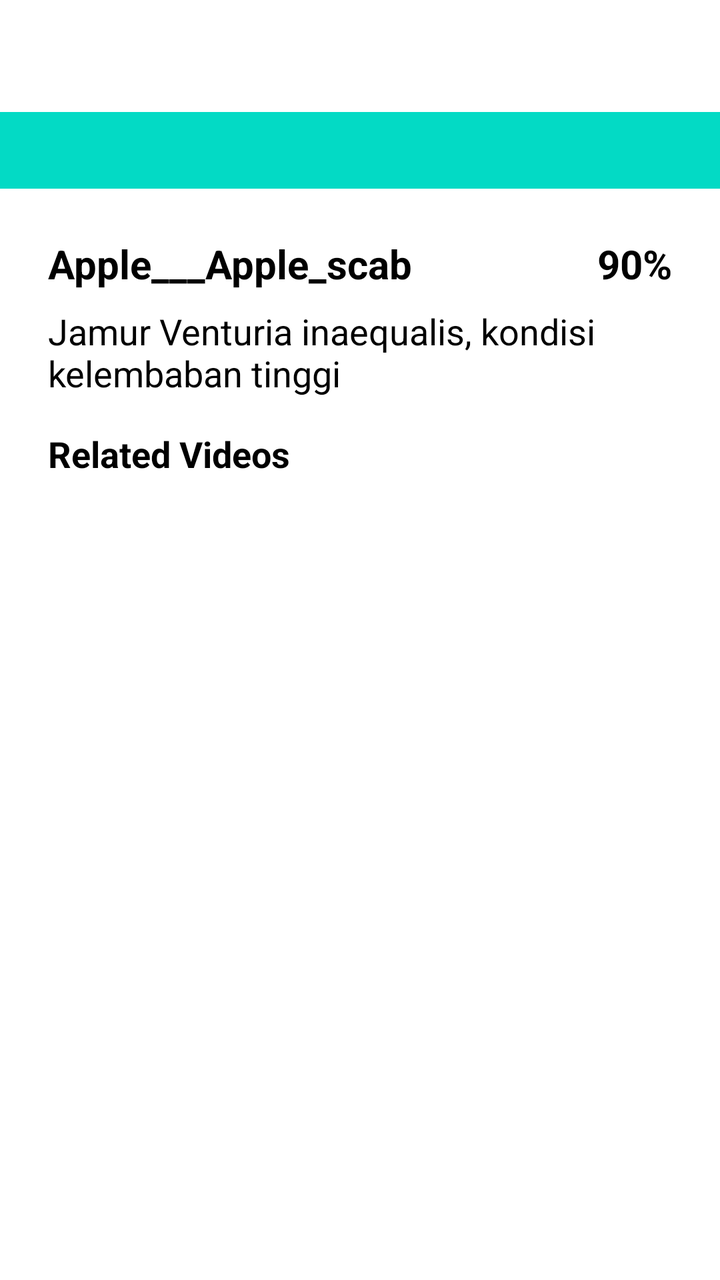
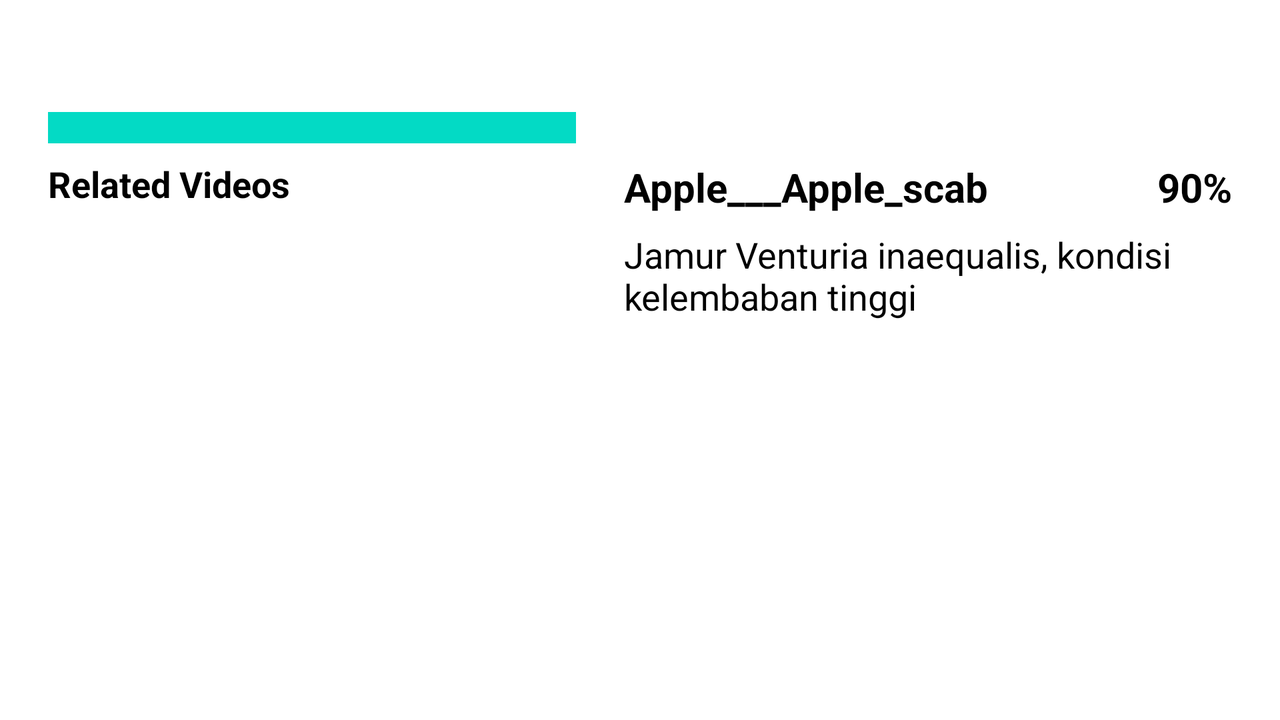

First picture: res/layout/ on a phone held upright. Second picture: the repository's own variant of that layout, on a device whose configuration matches the variant's folder. Source for both follows.
<!-- AndroidManifest.xml: application theme Theme.Capstone -->
<!-- res/layout/activity_result.xml -->
<?xml version="1.0" encoding="utf-8"?>
<androidx.core.widget.NestedScrollView xmlns:android="http://schemas.android.com/apk/res/android"
    xmlns:app="http://schemas.android.com/apk/res-auto"
    xmlns:tools="http://schemas.android.com/tools"
    android:id="@+id/main"
    android:layout_width="match_parent"
    android:layout_height="match_parent"
    android:paddingTop="?attr/actionBarSize"
    tools:context=".ui.result.ResultActivity">

    <androidx.constraintlayout.widget.ConstraintLayout
        android:layout_width="match_parent"
        android:layout_height="match_parent">

        <ImageView
            android:id="@+id/imgResult"
            android:layout_width="0dp"
            android:layout_height="0dp"
            android:src="@color/teal_200"
            app:layout_constraintBottom_toTopOf="@+id/guidelineHorizontal"
            app:layout_constraintEnd_toEndOf="parent"
            app:layout_constraintStart_toStartOf="parent"
            app:layout_constraintTop_toTopOf="parent" />

        <TextView
            android:id="@+id/nameResult"
            android:layout_width="0dp"
            android:layout_height="wrap_content"
            android:layout_marginStart="24dp"
            android:layout_marginTop="24dp"
            android:layout_marginEnd="6dp"
            android:textColor="?attr/colorOnSecondary"
            android:textSize="20sp"
            android:textStyle="bold"
            app:layout_constraintEnd_toStartOf="@+id/predictResult"
            app:layout_constraintStart_toStartOf="parent"
            app:layout_constraintTop_toBottomOf="@+id/imgResult"
            tools:text="@string/dummy_name_result" />

        <TextView
            android:id="@+id/predictResult"
            android:layout_width="wrap_content"
            android:layout_height="wrap_content"
            android:textStyle="bold"
            android:textColor="?attr/colorOnSecondary"
            android:textSize="20sp"
            android:layout_marginEnd="24dp"
            app:layout_constraintEnd_toEndOf="parent"
            app:layout_constraintTop_toTopOf="@+id/nameResult"
            tools:text="@string/dummy_predict_result"/>

        <TextView
            android:id="@+id/keteranganResult"
            android:layout_width="match_parent"
            android:layout_height="wrap_content"
            android:textColor="?attr/colorOnSecondary"
            android:textSize="18sp"
            android:layout_marginEnd="24dp"
            android:layout_marginStart="24dp"
            android:layout_marginTop="8dp"
            app:layout_constraintEnd_toEndOf="parent"
            app:layout_constraintStart_toStartOf="parent"
            app:layout_constraintTop_toBottomOf="@+id/nameResult"
            tools:text="@string/dummy_keterangan_result" />

        <TextView
            android:id="@+id/videoSectionLabel"
            android:layout_width="wrap_content"
            android:layout_height="wrap_content"
            android:layout_marginStart="24dp"
            android:layout_marginTop="16dp"
            android:text="@string/recommend_videos"
            android:textColor="?attr/colorOnSecondary"
            android:textSize="18sp"
            android:textStyle="bold"
            app:layout_constraintStart_toStartOf="parent"
            app:layout_constraintTop_toBottomOf="@+id/keteranganResult" />

        <androidx.recyclerview.widget.RecyclerView
            android:id="@+id/recyclerView"
            android:layout_width="match_parent"
            android:layout_height="wrap_content"
            android:layout_marginTop="8dp"
            android:layout_marginStart="24dp"
            android:layout_marginEnd="24dp"
            app:layout_behavior="@string/appbar_scrolling_view_behavior"
            app:layout_constraintEnd_toEndOf="parent"
            app:layout_constraintStart_toStartOf="parent"
            app:layout_constraintTop_toBottomOf="@+id/videoSectionLabel"
            tools:listitem="@layout/nutrition_row_item"/>

        <androidx.constraintlayout.widget.Guideline
            android:id="@+id/guidelineHorizontal"
            android:layout_width="wrap_content"
            android:layout_height="64dp"
            android:orientation="horizontal"
            app:layout_constraintEnd_toEndOf="parent"
            app:layout_constraintGuide_percent="0.2"
            app:layout_constraintStart_toStartOf="parent" />

    </androidx.constraintlayout.widget.ConstraintLayout>
</androidx.core.widget.NestedScrollView>
<!-- res/layout/nutrition_row_item.xml (included above) -->
<?xml version="1.0" encoding="utf-8"?>
<androidx.cardview.widget.CardView xmlns:android="http://schemas.android.com/apk/res/android"
    xmlns:tools="http://schemas.android.com/tools"
    xmlns:app="http://schemas.android.com/apk/res-auto"
    android:layout_width="match_parent"
    android:layout_height="wrap_content"
    android:orientation="vertical"
    app:cardCornerRadius="4dp"
    app:cardElevation="4dp"
    app:cardMaxElevation="4dp"
    app:cardUseCompatPadding="true">

    <androidx.constraintlayout.widget.ConstraintLayout
        android:layout_width="match_parent"
        android:layout_height="wrap_content"
        android:background="@color/green_200">

        <ImageView
            android:id="@+id/img_poster"
            android:layout_width="140dp"
            android:layout_height="140dp"
            android:layout_alignParentStart="true"
            android:layout_alignParentEnd="true"
            android:scaleType="centerCrop"
            android:src="@color/teal_200"
            app:layout_constraintBottom_toBottomOf="parent"
            app:layout_constraintStart_toStartOf="parent"
            app:layout_constraintTop_toTopOf="parent"
            tools:ignore="ContentDescription" />

        <TextView
            android:id="@+id/tv_item_title"
            android:layout_width="0dp"
            android:layout_height="wrap_content"
            android:layout_marginStart="16dp"
            android:layout_marginTop="14dp"
            android:layout_marginEnd="8dp"
            android:ellipsize="end"
            android:fontFamily="@font/abhaya_libre_extrabold"
            android:gravity="start"
            android:textColor="@color/white"
            android:maxLines="2"
            android:textSize="20sp"
            android:textStyle="bold"
            app:layout_constraintEnd_toEndOf="parent"
            app:layout_constraintStart_toEndOf="@+id/img_poster"
            app:layout_constraintTop_toTopOf="@+id/img_poster"
            tools:text="@string/dummy_name_result" />


        <TextView
            android:id="@+id/tv_item_description"
            android:layout_width="0dp"
            android:layout_height="wrap_content"
            android:layout_marginTop="8dp"
            android:fontFamily="@font/abhaya_libre"
            android:gravity="start"
            android:textColor="@color/white"
            android:layout_marginEnd="8dp"
            android:maxLines="3"
            android:textSize="16sp"
            app:layout_constraintEnd_toEndOf="parent"
            app:layout_constraintStart_toStartOf="@+id/tv_item_title"
            app:layout_constraintTop_toBottomOf="@+id/tv_item_title"
            tools:text="@string/description_text" />

    </androidx.constraintlayout.widget.ConstraintLayout>
</androidx.cardview.widget.CardView>
<!-- resources referenced by this layout -->
<resources>
  <color name="green_200">#319a31</color>
  <color name="teal_200">#FF03DAC5</color>
  <color name="white">#FFFFFFFF</color>
  <string name="description_text">Lorem Ipsum is simply dummy text of the printing and typesetting industry. Lorem Ipsum has been the industry s standard dummy text ever since the 1500s,</string>
  <string name="dummy_keterangan_result">Jamur Venturia inaequalis, kondisi kelembaban tinggi</string>
  <string name="dummy_name_result">Apple___Apple_scab</string>
  <string name="dummy_predict_result">90%</string>
  <string name="recommend_videos">Related Videos</string>
  <style name="Theme.Capstone" parent="Theme.MaterialComponents.DayNight.DarkActionBar">
          
          <item name="colorPrimary">@color/green_700</item>
          <item name="colorPrimaryVariant">@color/green_500</item>
          <item name="colorOnPrimary">@color/white</item>
          
          <item name="colorSecondary">@color/teal_200</item>
          <item name="colorSecondaryVariant">@color/teal_700</item>
          <item name="colorOnSecondary">@color/black</item>
          
          <item name="android:statusBarColor">?attr/colorPrimaryVariant</item>
          
      </style>
  <color name="green_700">#109310</color>
  <color name="green_500">#1d861d</color>
  <color name="teal_700">#FF018786</color>
  <color name="black">#FF000000</color>
</resources>
<!-- res/layout-land/activity_result.xml (the repository's variant of the layout above) -->
<!-- drawn on the phone turned sideways -->
<?xml version="1.0" encoding="utf-8"?>
<androidx.core.widget.NestedScrollView xmlns:android="http://schemas.android.com/apk/res/android"
    xmlns:app="http://schemas.android.com/apk/res-auto"
    xmlns:tools="http://schemas.android.com/tools"
    android:id="@+id/main"
    android:layout_width="match_parent"
    android:layout_height="match_parent"
    android:paddingTop="?attr/actionBarSize"
    tools:context=".ui.result.ResultActivity">

    <androidx.constraintlayout.widget.ConstraintLayout
        android:layout_width="match_parent"
        android:layout_height="match_parent">

        <ImageView
            android:id="@+id/imgResult"
            android:layout_width="0dp"
            android:layout_height="0dp"
            android:layout_marginStart="24dp"
            android:src="@color/teal_200"
            app:layout_constraintBottom_toBottomOf="@+id/guidelineHorizontal"
            app:layout_constraintEnd_toEndOf="@id/guidelineVertical"
            app:layout_constraintStart_toStartOf="parent"
            app:layout_constraintTop_toTopOf="parent" />

        <TextView
            android:id="@+id/nameResult"
            android:layout_width="0dp"
            android:layout_height="wrap_content"
            android:layout_marginStart="24dp"
            android:layout_marginTop="24dp"
            android:layout_marginEnd="6dp"
            android:textColor="?attr/colorOnSecondary"
            android:textSize="20sp"
            android:textStyle="bold"
            app:layout_constraintEnd_toStartOf="@+id/predictResult"
            app:layout_constraintStart_toEndOf="@id/guidelineVertical"
            app:layout_constraintTop_toTopOf="parent"
            tools:text="@string/dummy_name_result" />

        <TextView
            android:id="@+id/predictResult"
            android:layout_width="wrap_content"
            android:layout_height="wrap_content"
            android:textStyle="bold"
            android:textColor="?attr/colorOnSecondary"
            android:textSize="20sp"
            android:layout_marginEnd="24dp"
            app:layout_constraintEnd_toEndOf="parent"
            app:layout_constraintTop_toTopOf="@+id/nameResult"
            tools:text="@string/dummy_predict_result"/>

        <TextView
            android:id="@+id/keteranganResult"
            android:layout_width="0dp"
            android:layout_height="wrap_content"
            android:textColor="?attr/colorOnSecondary"
            android:textSize="18sp"
            android:layout_marginEnd="24dp"
            android:layout_marginStart="24dp"
            android:layout_marginTop="8dp"
            app:layout_constraintEnd_toEndOf="parent"
            app:layout_constraintStart_toEndOf="@id/guidelineVertical"
            app:layout_constraintTop_toBottomOf="@+id/nameResult"
            tools:text="@string/dummy_keterangan_result" />

        <TextView
            android:id="@+id/videoSectionLabel"
            android:layout_width="wrap_content"
            android:layout_height="wrap_content"
            android:layout_marginStart="24dp"
            android:layout_marginTop="8dp"
            android:text="@string/recommend_videos"
            android:textColor="?attr/colorOnSecondary"
            android:textSize="18sp"
            android:textStyle="bold"
            app:layout_constraintStart_toStartOf="parent"
            app:layout_constraintTop_toBottomOf="@+id/imgResult" />

        <androidx.recyclerview.widget.RecyclerView
            android:id="@+id/recyclerView"
            android:layout_width="match_parent"
            android:layout_height="wrap_content"
            android:layout_marginTop="8dp"
            android:layout_marginStart="24dp"
            android:layout_marginEnd="24dp"
            app:layout_behavior="@string/appbar_scrolling_view_behavior"
            app:layout_constraintEnd_toEndOf="parent"
            app:layout_constraintStart_toStartOf="parent"
            app:layout_constraintTop_toBottomOf="@+id/videoSectionLabel"
            tools:listitem="@layout/nutrition_row_item"/>

        <androidx.constraintlayout.widget.Guideline
            android:id="@+id/guidelineHorizontal"
            android:layout_width="wrap_content"
            android:layout_height="64dp"
            android:orientation="horizontal"
            app:layout_constraintEnd_toEndOf="parent"
            app:layout_constraintGuide_percent="0.15"
            app:layout_constraintStart_toStartOf="parent" />

        <androidx.constraintlayout.widget.Guideline
            android:id="@+id/guidelineVertical"
            android:layout_width="64dp"
            android:layout_height="wrap_content"
            android:orientation="vertical"
            app:layout_constraintEnd_toEndOf="parent"
            app:layout_constraintGuide_percent="0.45"
            app:layout_constraintStart_toStartOf="parent" />

    </androidx.constraintlayout.widget.ConstraintLayout>
</androidx.core.widget.NestedScrollView>
